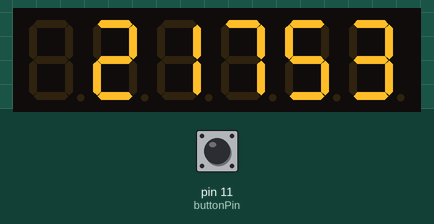
This sketch was run on a simulated Arduino Uno, built with avr-gcc and run on an emulated ATmega328P. On the bench: 6-digit seven-segment display. The inputs (shaded band) are chosen by the test bench; at power-on: pin 11 (buttonPin) LOW. EEPROM starts erased.

Above: at 1.2 s.
1.3 s: pin 11 (buttonPin) pulled HIGH for 0.15 s
At 2.1 s:
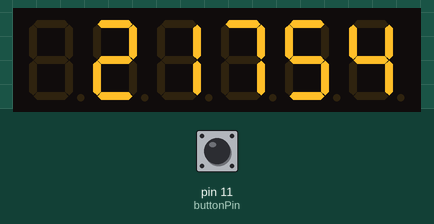
2.9 s: pin 11 (buttonPin) pulled HIGH for 1 s
At 3.5 s:
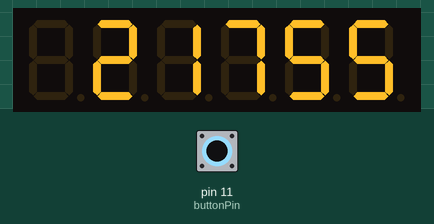
5.4 s: pin 11 (buttonPin) pulled HIGH for 0.15 s
7.0 s: pin 11 (buttonPin) pulled HIGH for 1 s
At 7.3 s:
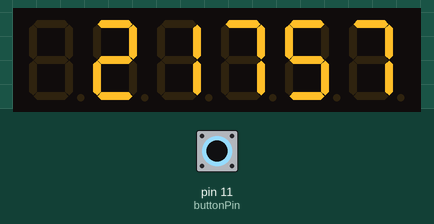
Timing chart, 0 to 10.0 s (numbered marks = the images above; inputs shaded):
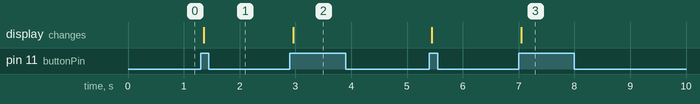

Measured:
- after the input at 1.3 s, the display: changes after 0.06 s (image 1)
- after the input at 2.9 s, the display: changes after 0.06 s (image 2)
- after the input at 7.0 s, the display: changes after 0.05 s (image 3)

The sketch:

stattrack.ino
```cpp
#include <Arduino.h>
#include <TM1637TinyDisplay6.h>
#include <EEPROM.h>
const int CLK = 3; // Set the CLK pin connection to the display
const int DIO = 2; // Set the DIO pin connection to the display
const int buttonPin = 11; // Set the button pin
TM1637TinyDisplay6 display(CLK, DIO); //set up the 6-Digit Display.

bool helper = true; // helper for button break
int buttonState = 0;  // variable for reading the pushbutton status
int number = 0; // current kill counter

void setup()
{
 display.setBrightness(0x0a, true); //set the diplay to maximum brightness

 pinMode(buttonPin, INPUT);

 // Read the last saved value from EEPROM for each digit
  for (int i = 0; i < 6; i++) {
    byte digitValue = EEPROM.read(i);
    number = number * 10 + digitValue;
  }

  display.showNumberDec(number); // Display the saved value
}
void saveNumberToEEPROM()
{
  // Save each digit of the number to EEPROM
  int tempNumber = number;
  for (int i = 5; i >= 0; i--) {
    byte digitValue = tempNumber % 10;
    tempNumber /= 10;
    EEPROM.write(i, digitValue);
  }
}
void loop()
{

  buttonState = digitalRead(buttonPin);
    if (buttonState == HIGH) {
      if(helper)
      {
        number++;
        saveNumberToEEPROM();
        helper = false;
      }
    }
    else
    {
      helper = true;
    }
  display.showNumberDec(number); //Display the kill counter;
}
```
